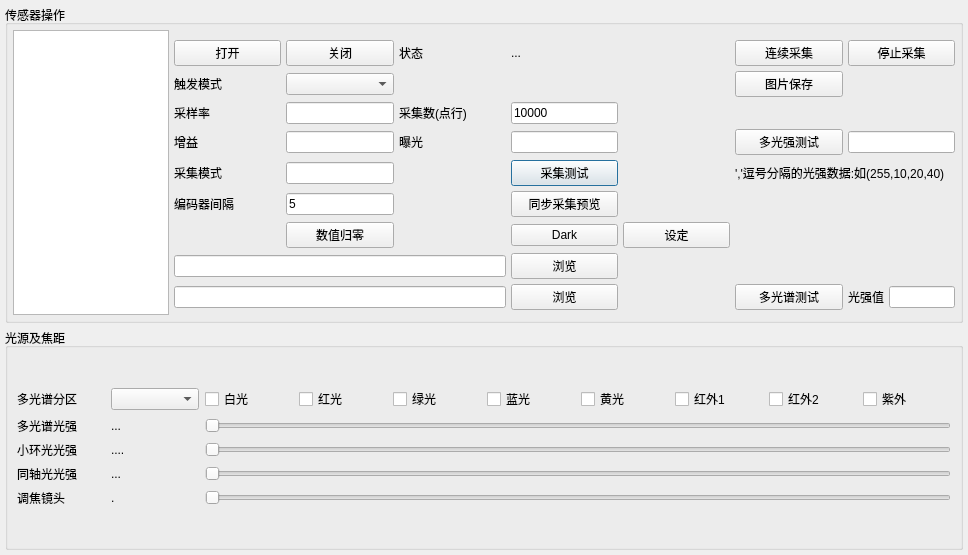
<?xml version="1.0" encoding="UTF-8"?>
<ui version="4.0">
 <class>LaseScaner</class>
 <widget class="QDialog" name="LaseScaner">
  <property name="geometry">
   <rect>
    <x>0</x>
    <y>0</y>
    <width>968</width>
    <height>555</height>
   </rect>
  </property>
  <property name="windowTitle">
   <string>传感器操作</string>
  </property>
  <layout class="QGridLayout" name="gridLayout_4" rowstretch="1,1" columnstretch="1,1">
   <property name="leftMargin">
    <number>5</number>
   </property>
   <property name="topMargin">
    <number>5</number>
   </property>
   <property name="rightMargin">
    <number>5</number>
   </property>
   <property name="bottomMargin">
    <number>5</number>
   </property>
   <property name="spacing">
    <number>5</number>
   </property>
   <item row="1" column="0" colspan="2">
    <widget class="QGroupBox" name="groupBox_2">
     <property name="title">
      <string>光源及焦距</string>
     </property>
     <layout class="QVBoxLayout" name="verticalLayout_3" stretch="1">
      <item>
       <layout class="QGridLayout" name="gridLayout_2">
        <item row="0" column="7">
         <widget class="QCheckBox" name="yellowChkbox">
          <property name="text">
           <string>黄光</string>
          </property>
         </widget>
        </item>
        <item row="2" column="1">
         <widget class="QLabel" name="Val_huanguang">
          <property name="text">
           <string>....</string>
          </property>
         </widget>
        </item>
        <item row="3" column="3" colspan="8">
         <widget class="QSlider" name="Slider_tongzhou">
          <property name="maximum">
           <number>255</number>
          </property>
          <property name="orientation">
           <enum>Qt::Horizontal</enum>
          </property>
         </widget>
        </item>
        <item row="0" column="6">
         <widget class="QCheckBox" name="blueChkbox">
          <property name="text">
           <string>蓝光</string>
          </property>
         </widget>
        </item>
        <item row="0" column="0">
         <widget class="QLabel" name="label_13">
          <property name="text">
           <string>多光谱分区</string>
          </property>
         </widget>
        </item>
        <item row="0" column="1">
         <widget class="QComboBox" name="lsBSelected"/>
        </item>
        <item row="3" column="1">
         <widget class="QLabel" name="Val_tongzhou">
          <property name="text">
           <string>...</string>
          </property>
         </widget>
        </item>
        <item row="0" column="5">
         <widget class="QCheckBox" name="greenChkbox">
          <property name="text">
           <string>绿光</string>
          </property>
         </widget>
        </item>
        <item row="0" column="3">
         <widget class="QCheckBox" name="whiteChkbox">
          <property name="text">
           <string>白光</string>
          </property>
         </widget>
        </item>
        <item row="0" column="10">
         <widget class="QCheckBox" name="uvChkbox">
          <property name="text">
           <string>紫外</string>
          </property>
         </widget>
        </item>
        <item row="0" column="9">
         <widget class="QCheckBox" name="redChkboxW2">
          <property name="text">
           <string>红外2</string>
          </property>
         </widget>
        </item>
        <item row="0" column="8">
         <widget class="QCheckBox" name="redChkboxW1">
          <property name="text">
           <string>红外1</string>
          </property>
         </widget>
        </item>
        <item row="2" column="3" colspan="8">
         <widget class="QSlider" name="Slider_huangguang">
          <property name="maximum">
           <number>255</number>
          </property>
          <property name="orientation">
           <enum>Qt::Horizontal</enum>
          </property>
         </widget>
        </item>
        <item row="0" column="4">
         <widget class="QCheckBox" name="redChkbox">
          <property name="text">
           <string>红光</string>
          </property>
         </widget>
        </item>
        <item row="4" column="1">
         <widget class="QLabel" name="adjfVal">
          <property name="text">
           <string>.</string>
          </property>
         </widget>
        </item>
        <item row="4" column="0">
         <widget class="QLabel" name="label">
          <property name="text">
           <string>调焦镜头</string>
          </property>
         </widget>
        </item>
        <item row="4" column="3" colspan="8">
         <widget class="QSlider" name="horizontalSlider">
          <property name="maximum">
           <number>1023</number>
          </property>
          <property name="pageStep">
           <number>100</number>
          </property>
          <property name="orientation">
           <enum>Qt::Horizontal</enum>
          </property>
         </widget>
        </item>
        <item row="3" column="0">
         <widget class="QLabel" name="label_2">
          <property name="text">
           <string>同轴光光强</string>
          </property>
         </widget>
        </item>
        <item row="2" column="0">
         <widget class="QLabel" name="label_14">
          <property name="text">
           <string>小环光光强</string>
          </property>
         </widget>
        </item>
        <item row="1" column="3" colspan="8">
         <widget class="QSlider" name="Slider_duoguangpu">
          <property name="maximum">
           <number>255</number>
          </property>
          <property name="orientation">
           <enum>Qt::Horizontal</enum>
          </property>
         </widget>
        </item>
        <item row="1" column="1">
         <widget class="QLabel" name="Val_duoguangpu">
          <property name="text">
           <string>...</string>
          </property>
         </widget>
        </item>
        <item row="1" column="0">
         <widget class="QLabel" name="label_15">
          <property name="text">
           <string>多光谱光强</string>
          </property>
         </widget>
        </item>
       </layout>
      </item>
     </layout>
    </widget>
   </item>
   <item row="0" column="0" colspan="2">
    <widget class="QGroupBox" name="groupBox">
     <property name="title">
      <string>传感器操作</string>
     </property>
     <layout class="QGridLayout" name="gridLayout_3" columnstretch="1,5">
      <property name="leftMargin">
       <number>5</number>
      </property>
      <property name="topMargin">
       <number>5</number>
      </property>
      <property name="rightMargin">
       <number>5</number>
      </property>
      <property name="bottomMargin">
       <number>5</number>
      </property>
      <property name="spacing">
       <number>5</number>
      </property>
      <item row="1" column="0" rowspan="4">
       <widget class="QListWidget" name="sensorList"/>
      </item>
      <item row="3" column="1">
       <layout class="QGridLayout" name="gridLayout" columnstretch="1,1,1,1,1,1,1">
        <item row="2" column="1">
         <widget class="QLineEdit" name="Sample"/>
        </item>
        <item row="4" column="1">
         <widget class="QLineEdit" name="CaptureMode"/>
        </item>
        <item row="1" column="1">
         <widget class="QComboBox" name="EncTabCB"/>
        </item>
        <item row="3" column="1">
         <widget class="QLineEdit" name="Gain"/>
        </item>
        <item row="5" column="1">
         <widget class="QLineEdit" name="EncDP">
          <property name="text">
           <string>5</string>
          </property>
         </widget>
        </item>
        <item row="3" column="3">
         <widget class="QLineEdit" name="ExporTime"/>
        </item>
        <item row="4" column="0">
         <widget class="QLabel" name="label_9">
          <property name="text">
           <string>采集模式</string>
          </property>
         </widget>
        </item>
        <item row="1" column="0">
         <widget class="QLabel" name="label_4">
          <property name="text">
           <string>触发模式</string>
          </property>
         </widget>
        </item>
        <item row="2" column="3">
         <widget class="QLineEdit" name="CollectionPointNum">
          <property name="text">
           <string>10000</string>
          </property>
         </widget>
        </item>
        <item row="3" column="0">
         <widget class="QLabel" name="label_5">
          <property name="text">
           <string>增益</string>
          </property>
         </widget>
        </item>
        <item row="5" column="0">
         <widget class="QLabel" name="label_10">
          <property name="text">
           <string>编码器间隔</string>
          </property>
         </widget>
        </item>
        <item row="3" column="2">
         <widget class="QLabel" name="label_7">
          <property name="text">
           <string>曝光</string>
          </property>
         </widget>
        </item>
        <item row="2" column="2">
         <widget class="QLabel" name="label_11">
          <property name="text">
           <string>采集数(点行)</string>
          </property>
         </widget>
        </item>
        <item row="2" column="0">
         <widget class="QLabel" name="label_6">
          <property name="text">
           <string>采样率</string>
          </property>
         </widget>
        </item>
        <item row="4" column="3">
         <widget class="QPushButton" name="scanTigger">
          <property name="text">
           <string>采集测试</string>
          </property>
         </widget>
        </item>
        <item row="5" column="3">
         <widget class="QPushButton" name="GathPrev">
          <property name="text">
           <string>同步采集预览</string>
          </property>
         </widget>
        </item>
        <item row="12" column="5">
         <widget class="QPushButton" name="AutoLCIGrab">
          <property name="text">
           <string>多光谱测试</string>
          </property>
         </widget>
        </item>
        <item row="12" column="6">
         <layout class="QHBoxLayout" name="horizontalLayout">
          <item>
           <widget class="QLabel" name="label_16">
            <property name="text">
             <string>光强值</string>
            </property>
           </widget>
          </item>
          <item>
           <widget class="QLineEdit" name="intensity"/>
          </item>
         </layout>
        </item>
        <item row="11" column="0" colspan="3">
         <widget class="QLineEdit" name="ip_com"/>
        </item>
        <item row="11" column="3">
         <widget class="QPushButton" name="cfgBower">
          <property name="text">
           <string>浏览</string>
          </property>
         </widget>
        </item>
        <item row="12" column="0" colspan="3">
         <widget class="QLineEdit" name="port_bit"/>
        </item>
        <item row="12" column="3">
         <widget class="QPushButton" name="chwBower">
          <property name="text">
           <string>浏览</string>
          </property>
         </widget>
        </item>
        <item row="0" column="0">
         <widget class="QPushButton" name="Conn">
          <property name="text">
           <string>打开</string>
          </property>
         </widget>
        </item>
        <item row="0" column="1">
         <widget class="QPushButton" name="CloseCon">
          <property name="text">
           <string>关闭</string>
          </property>
         </widget>
        </item>
        <item row="0" column="2">
         <widget class="QLabel" name="label_3">
          <property name="text">
           <string>状态</string>
          </property>
         </widget>
        </item>
        <item row="0" column="3">
         <widget class="QLabel" name="openStatus">
          <property name="text">
           <string>...</string>
          </property>
         </widget>
        </item>
        <item row="0" column="5">
         <widget class="QPushButton" name="conGraber">
          <property name="text">
           <string>连续采集</string>
          </property>
         </widget>
        </item>
        <item row="0" column="6">
         <widget class="QPushButton" name="StopCollection">
          <property name="text">
           <string>停止采集</string>
          </property>
         </widget>
        </item>
        <item row="1" column="5">
         <widget class="QPushButton" name="crmGraber">
          <property name="text">
           <string>图片保存</string>
          </property>
         </widget>
        </item>
        <item row="3" column="5">
         <widget class="QPushButton" name="AutoLPGrab">
          <property name="text">
           <string>多光强测试</string>
          </property>
         </widget>
        </item>
        <item row="3" column="6">
         <widget class="QLineEdit" name="intensitys"/>
        </item>
        <item row="4" column="5" colspan="2">
         <widget class="QLabel" name="label_17">
          <property name="text">
           <string>','逗号分隔的光强数据:如(255,10,20,40)</string>
          </property>
         </widget>
        </item>
        <item row="6" column="4">
         <widget class="QPushButton" name="paramSet">
          <property name="text">
           <string>设定</string>
          </property>
         </widget>
        </item>
        <item row="6" column="1">
         <widget class="QPushButton" name="numZero">
          <property name="text">
           <string>数值归零</string>
          </property>
         </widget>
        </item>
        <item row="6" column="3">
         <widget class="QPushButton" name="dark">
          <property name="text">
           <string>Dark</string>
          </property>
         </widget>
        </item>
       </layout>
      </item>
     </layout>
    </widget>
   </item>
  </layout>
 </widget>
 <resources/>
 <connections/>
</ui>
